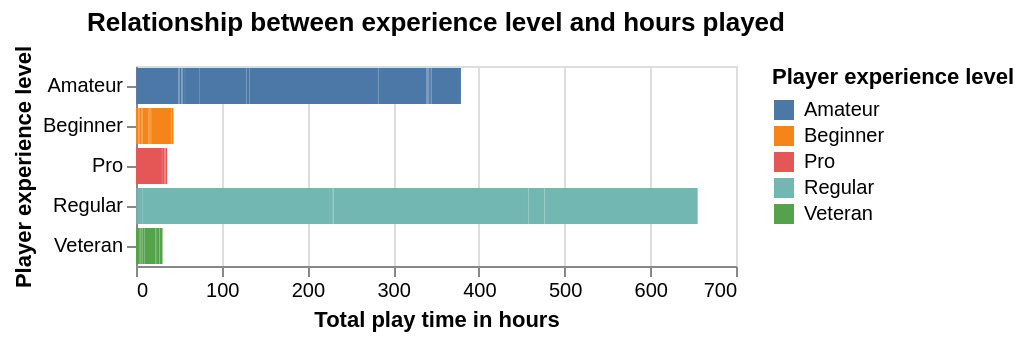

This figure's notebook cell:
### Code cell
predictors_plot = alt.Chart(players_data, title="Relationship between experience level and hours played").mark_bar().encode(
    x=alt.X("played_hours").title("Total play time in hours"),
    y=alt.Y("experience").title("Player experience level"),
    color=alt.Color("experience").title("Player experience level")
)
predictors_plot

### Figure 1 — Vega specification as saved in the notebook (floating-point values rounded to 4 significant figures; data arrays with more than 128 entries replaced by an {"elided": "..."} marker saying what was removed)
{"$schema": "https://vega.github.io/schema/vega/v5.json", "data": [{"name": "source_0", "values": {"elided": "196 records"}}, {"name": "source_0_y_domain_experience", "values": [{"experience": "Pro"}, {"experience": "Veteran"}, {"experience": "Amateur"}, {"experience": "Regular"}, {"experience": "Beginner"}]}, {"name": "source_0_color_domain_experience", "values": [{"experience": "Pro"}, {"experience": "Veteran"}, {"experience": "Amateur"}, {"experience": "Regular"}, {"experience": "Beginner"}]}], "signals": [{"name": "y_step", "value": 20}, {"name": "height", "update": "bandspace(domain('y').length, 0.1, 0.05) * y_step"}], "marks": [{"type": "rect", "name": "marks", "from": {"data": "source_0"}, "encode": {"update": {"x": {"field": "played_hours_end", "scale": "x"}, "x2": {"field": "played_hours_start", "scale": "x"}, "y": {"field": "experience", "scale": "y"}, "fill": {"field": "experience", "scale": "color"}, "height": {"signal": "max(0.25, bandwidth('y'))"}}}, "style": ["bar"]}], "scales": [{"name": "x", "type": "linear", "domain": {"data": "source_0", "fields": ["played_hours_start", "played_hours_end"]}, "range": [0, {"signal": "width"}], "zero": true, "nice": true}, {"name": "y", "type": "band", "domain": {"data": "source_0_y_domain_experience", "field": "experience", "sort": true}, "range": {"step": {"signal": "y_step"}}, "paddingInner": 0.1, "paddingOuter": 0.05}, {"name": "color", "type": "ordinal", "domain": {"data": "source_0_color_domain_experience", "field": "experience", "sort": true}, "range": "category"}], "axes": [{"scale": "x", "aria": false, "gridScale": "y", "tickCount": {"signal": "ceil(width/40)"}, "maxExtent": 0, "labels": false, "domain": false, "ticks": false, "orient": "bottom", "zindex": 0, "minExtent": 0, "grid": true}, {"scale": "x", "orient": "bottom", "title": "Total play time in hours", "tickCount": {"signal": "ceil(width/40)"}, "grid": false, "zindex": 0, "labelOverlap": true, "labelFlush": true}, {"scale": "y", "orient": "left", "grid": false, "title": "Player experience level", "zindex": 0}], "title": {"text": "Relationship between experience level and hours played", "frame": "group"}, "style": "cell", "width": 300, "legends": [{"title": "Player experience level", "fill": "color", "symbolType": "square"}], "background": "white", "padding": 5}
